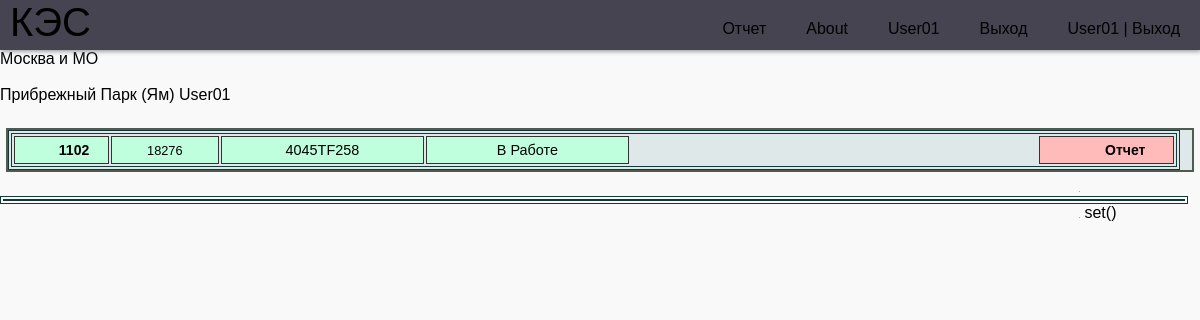
Before: /area/4/ (signed in) with the older database file.
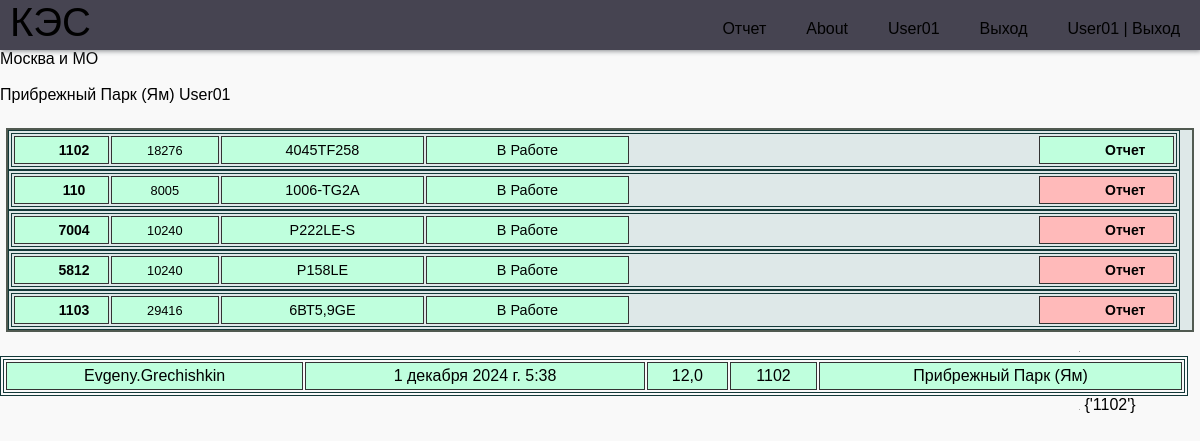
After: the same page with the newer database file.
### report/models.py (models this page shows, shortened)
class ObjectKES(models.Model):
    name = models.CharField(max_length=30)
    manager = models.ForeignKey(get_user_model(),
                               on_delete=models.SET_NULL,
                               related_name='manager_obj',
                               null=True, default=None)
    public = models.BooleanField(default=False)
    class Meta:
        verbose_name = 'Объект'
        verbose_name_plural = 'Объект'

class Location(models.Model):
    name = models.CharField(max_length=30)
    object_kes = models.ForeignKey(ObjectKES, on_delete=models.SET_NULL, null=True)
    operator = models.ForeignKey(get_user_model(),
                               on_delete=models.SET_NULL,
                               related_name='operator_area',
                               null=True, default=None)
    address = models.CharField(max_length=250, blank=True)
    def __str__(self):
        return f"{self.name}"
    class Meta:
        verbose_name = 'Участок'
        verbose_name_plural = 'Участок'

class CreateDGU(models.Model):
    name = models.CharField(max_length=30, verbose_name="Номер Дгу")
    maker_dvs = models.ForeignKey(Maker, on_delete=models.SET_NULL, null=True, blank=True, verbose_name="Производитель")
    long_name = models.CharField(max_length=30, null=True, blank=True, verbose_name="Название Дгу")
    post_name = models.ForeignKey(Post, on_delete=models.SET_NULL, null=True, blank=True, verbose_name="Название поста")
    dvs = models.ForeignKey(DVS, on_delete=models.SET_NULL, null=True, blank=True, verbose_name="ДВС")
    alternator = models.ForeignKey(Alternator, on_delete=models.SET_NULL, null=True, blank=True, verbose_name="Генератор")
    location = models.ForeignKey(Location, on_delete=models.SET_NULL, null=True,blank=True, verbose_name="Обьект")
    work = models.BooleanField(default=False, verbose_name='в Работе')
    status = models.ForeignKey(Status, on_delete=models.SET_NULL, null=True, verbose_name="Состояние")
    paralel = models.BooleanField(default=False, verbose_name='Паралель')
    koguch = models.BooleanField(default=False, verbose_name='Кожухное Исполнение')
    weight = models.PositiveIntegerField(null=True, blank=True, default=0, verbose_name='Вес кг')
    lsh = models.CharField(max_length=100, null=True, blank=True, verbose_name="Длинна * Ширина * Высота ")
    title = models.CharField(max_length=250, blank=True, verbose_name='Описание  проблем')
    data_to = models.DateField(blank=True, null=True,  verbose_name='Дата последнего ТО')
    motochas_to = models.PositiveIntegerField(null=True, blank=True,  verbose_name='Моточасы последнего ТО')
    interval_to = models.PositiveIntegerField(null=True, blank=True, default=300, verbose_name='Межсервисный интервал')
    narabotka = models.BooleanField(default=True, verbose_name='Наработка')
    nagruzka = models.BooleanField(default=True, verbose_name='Нагрузка')
    active = models.BooleanField(default=True, verbose_name='Активная Нагрузка')
    reactive = models.BooleanField(default=True, verbose_name='Реактивная  Нагрузка')
    full_load = models.BooleanField(default=True, verbose_name='Полная  Нагрузка')
    l1 = models.BooleanField(default=True, verbose_name='L1')
    l2 = models.BooleanField(default=True, verbose_name='L2')
    l3 = models.BooleanField(default=True, verbose_name='L3')
    dmasla = models.BooleanField(default=True, verbose_name='Давление масла')
    tog = models.BooleanField(default=True, verbose_name='Темп. Охл. Жидкости')
    akb = models.BooleanField(default=True, verbose_name='АКБ')
    primechanie = models.BooleanField(default=True, verbose_name='Примечания')
    class Meta:
        verbose_name = 'ДГУ'
        verbose_name_plural = 'ДГУ'

class DVS(models.Model):
    model_dvs = models.ForeignKey(DVSmodel, on_delete=models.SET_NULL, blank=True, null=True, verbose_name="ДВС")
    sn = models.CharField(max_length=70, blank=True, verbose_name='Серейный номер')
    engine_hours = models.IntegerField(blank=True, verbose_name="Моточасы")
    title = models.CharField(max_length=250, blank=True, verbose_name='Описание')
    class Meta:
        verbose_name = 'ДВС'
        verbose_name_plural = 'ДВС'

class DVSmodel(models.Model):
    model_dvs = models.CharField(blank=True, max_length=30, verbose_name='Модель ДВС')
    maker_dvs = models.ForeignKey(Maker, on_delete=models.SET_NULL, null=True, verbose_name="Производитель")
    power = models.IntegerField(blank=True, verbose_name="Мощьность ДВС")
    cylinders = models.IntegerField(blank=True, verbose_name="Количество цилиндров")
    volume = models.DecimalField(blank=True, null=True, max_digits=5, decimal_places=2,  verbose_name="Объем ДВС")
    weight = models.PositiveIntegerField(null=True, blank=True, default=0, verbose_name='Вес кг')
    title = models.CharField(max_length=250, blank=True, verbose_name='Описание')
    class Meta:
        verbose_name = 'Модель ДВС'
        verbose_name_plural = 'Модель ДВС'

class ReportDGU(models.Model):
    dgu = models.ForeignKey(CreateDGU, on_delete=models.SET_NULL, null=True, verbose_name="Номер Дгу")
    author = models.ForeignKey(get_user_model(), on_delete=models.SET_NULL, related_name='posts', null=True,
                               default=None)
    narabotka = models.PositiveIntegerField(null=True, blank=True,  verbose_name='Наработка')
    nagruzka = models.PositiveIntegerField(null=True, blank=True, verbose_name='Нагрузка')
    active = models.PositiveIntegerField(null=True, blank=True,  verbose_name='Активная Нагрузка')
    reactive = models.PositiveIntegerField(null=True, blank=True,  verbose_name='Реактивная  Нагрузка')
    full_load = models.PositiveIntegerField(null=True, blank=True,  verbose_name='Полная  Нагрузка')
    l1 = models.PositiveSmallIntegerField(null=True, blank=True,  verbose_name='L1')
    l2 = models.PositiveSmallIntegerField(null=True, blank=True,  verbose_name='L2')
    l3 = models.PositiveSmallIntegerField(null=True, blank=True,  verbose_name='L3')
    dmasla = models.FloatField(blank=True, null=True, verbose_name='Давление масла')
    tc = models.FloatField(blank=True, null=True,  verbose_name='Темп. Охл. Жидкости')
    akb = models.FloatField(blank=True, null=True, verbose_name='АКБ')
    title = models.CharField(max_length=450, null=True, blank=True,  verbose_name='Замечания')
    time_create = models.DateTimeField(auto_now_add=True, blank=True, null=True,)
    time_update = models.DateTimeField(auto_now=True, blank=True, null=True,)
    class Meta:
        verbose_name = 'Ежедневный отчет'
        verbose_name_plural = 'Ежедневный отчет'

### report/views.py (the view)
# urls.py: path("area/<int:id>/", area, name='area'),
@login_required
def area(request, id):
    y, m, d = (int(i) for i in date.today().isoformat().split("-"))
    dgus = CreateDGU.objects.filter(location=id)
    location = Location.objects.get(id=id)
    object_kes = Location.objects.get(id=id).object_kes.name
    report = ReportDGU.objects.filter(time_create__date=date(y, m, d), dgu__location__id=id)
    rpt = set(i.dgu.name for i in report)
    return render(request, "area.html",
                  {'dgus': dgus, 'location': location, 'object_kes': object_kes,
                   'report': report, 'rpt': rpt})

### report/templates/area.html (shortened to what this page needs)
{% extends 'base.html' %}
{% load static %}
{% block css %}
    <link rel="stylesheet" href="{% static 'style/style.css' %}">
    <link rel="stylesheet" href="{% static 'style/style_area.css' %}">
{% endblock css %}
{% block content %}
<main>
    <p>{{ object_kes }}</p> <br>
    <p>{{ location.name }} {{ location.operator }}</p> <br>
        <div class="blok_1  inline">
            {% for dgu in dgus %}
                <table>
                    <tr>
                        {% if dgu.status.id == 2 %}
                            <td class="st1 dgu_status_avar"><a href="{% url 'dgu' dgu.id %}" >{{dgu.name}}</a></td>
                            <td class="st5 dgu_status_avar">{{dgu.dvs.engine_hours}}</td>
                            <td class="st2 dgu_status_avar">{{dgu.dvs.model_dvs.model_dvs}}</td>
                            <td class="st3 dgu_status_avar">Аварийная остановка</td>
                            <td class="st6 dgu_status_avar">{{dgu.title}}</td>
                            <td class="st4 dgu_status_avar"><a href="../../create_report/{{dgu.id}}">Ремонт</a></td>
                        {% elif dgu.work %}
                            <td class="st1 dgu_status_rab" ><a href="{% url 'dgu' dgu.id %}" >{{dgu.name}}</a></td>
                            <td class="st5 dgu_status_rab">{{dgu.dvs.engine_hours}}</td>
                            <td class="st2 dgu_status_rab">{{dgu.dvs.model_dvs.model_dvs}}</td>
                                {% if dgu.status.id == 4 %}
                                    <td class="st3 dgu_status_rem">Требуется незн. ремонт</td>
                                {% elif dgu.status.id == 5 %}
                                    <td class="st3 dgu_status_avar">Требуется ТО</td>
                                {% else %}
                                    <td class="st3 dgu_status_rab">В Работе</td>
                                {% endif %}
                            <td class="st6 dgu_status_rab">{{dgu.title}}</td>
                            {% if dgu.name in rpt %}
                            <td class="st4 dgu_status_rab"><a href="../../create_report/{{dgu.id}}">Отчет</a></td>
                            {% else %}
                            <td class="st4 dgu_status_avar"><a href="../../create_report/{{dgu.id}}">Отчет</a></td>
                            {% endif %}
                        {% endif %}
                    </tr></table>
                {% endfor %}
            </div>
    <table>
    {% for rpt in report %}
    <tr>
        <td>{{ rpt.author}}</td>
        <td>{{ rpt.time_create}}</td>
        <td>{{ rpt.tc }}</td>
        <td>{{ rpt.dgu.name }}</td>
        <td>{{ rpt.dgu.location }}</td>
    </tr>
    {% endfor %}</table>
    {{ rpt }}
</main>
{% endblock content %}

### report/templates/base.html (shortened to what this page needs)
<!DOCTYPE html>
{% load static %}
<html lang="ru">
<head>
    {% block css %}{% endblock css %}
</head>
<body>
    <header class="header">
         <a href="{%url 'index'%}" class="logo">КЭС</a>
        <nav class="nav">
            <ul class="menu">
                {% if user.is_authenticated %}
                <li><a href="{%url 'create_dgu'%}">Отчет</a></li>
                <li><a href="#">About</a></li>
                <li><a href="admin/">{{user.username}}</a></li>
                <li><a href="{%url 'users:logout'%}">Выход</a></li>
                <li><a href="{%url 'users:logout'%}">{{user.username}} | Выход</a></li>
                {% else %}
                <li><a href="{%url 'users:login'%}">Авторизация</a></li>
                {% endif %}
            </ul>
        </nav>
    </header>
    {% block content %}{% endblock content %}
</body>
</html>

### report/static/style/style.css (style rules this page uses)
:root { --white: #f9f9f9; --black: #464451; --grey: #85888C; }
* { margin: 0; padding: 0; box-sizing: border-box; }
body { background-color: var(--white); font-family: "Poppins", sans-serif; }
a { text-decoration: none; }
ul { list-style: none; }
.header { background-color: var(--black); box-shadow: 1px 1px 5px 0px var(--grey); position: sticky; top: 0; width: 100%; height: 50px; }
.logo { display: inline-block; color: var(--white); font-size: 40px; margin-left: 10px; }
.nav { width: 100%; height: 100%; position: fixed; background-color: var(--black); overflow: hidden; }
.menu a { display: block; padding: 20px; color: var(--white); }
.nav { max-height: 0; transition: max-height .5s ease-out; }
td, th { margin: 5px; padding: 5px; }
@media (min-width: 768px) { .nav { max-height: 70px; top: 0; position: relative; float: right; width: fit-content; background-color: transparent; } }
@media (min-width: 768px) { .menu li { float: left; } }

### report/static/style/style_area.css (style rules this page uses)
a { color: #000; }
.inline { width: 99%; margin: 6px; float: left; }
.blok_1 { width: 99%; background-color: #DEE8E8; text-align: center; border: 2px solid rgb(81, 90, 81); }
.blok_1 a { color: #000; font-size: 14px; font-weight: bold; text-decoration: none; margin-left: 30%; }
table { border: 4px double #123838; width: 99%; text-align: center; }
td { background: #BFFFDD; border: 1px solid #333; empty-cells: hide; padding: 4px; }
.dgu_status_rab { background: #BFFFDD; }
.dgu_status_avar { background: #FFBABA; }
.st1 { width: 7%; }
.st2 { width: 15%; font-size: 90%; }
.st3 { width:15%; font-size: 90%; }
.st4 { width: 10%; font-size: 90%; }
.st5 { width: 8%; font-size: 80%; }
.st6 { width: 30%; font-size: 80%; }
a:-webkit-any-link { color: #000; }

Changed rows visible on the page:
added CreateDGU: name "110", dvs.engine_hours "8005", dvs.model_dvs.model_dvs "1006-TG2A", shows "В Работе"
added CreateDGU: name "7004", dvs.engine_hours "10240", dvs.model_dvs.model_dvs "P222LE-S", shows "В Работе"
added CreateDGU: name "5812", dvs.engine_hours "10240", dvs.model_dvs.model_dvs "Р158LE", shows "В Работе"
added CreateDGU: name "1103", dvs.engine_hours "29416", dvs.model_dvs.model_dvs "6ВТ5,9GE", shows "В Работе"
added ReportDGU: author "Evgeny.Grechishkin", time_create "1 декабря 2024 г. 5:38", tc "12,0", dgu.name "1102", dgu.location "Прибрежный Парк (Ям)"
Other visible differences:
{{ rpt }}: "set()" → "{'1102'}"
